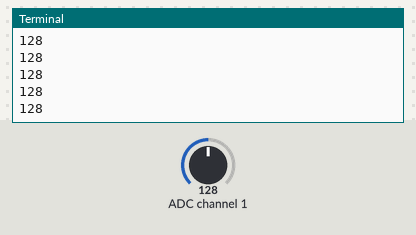
Bench run of a program on a simulated Raspberry Pi (BCM pin numbers). Shown: the last lines printed to the terminal. The test bench sets the inputs (shaded band); at power-on: ADC channel 1 = 128 (analog values on the 0–255 scale). Library files of the repository ran but are not shown: PCF8591.py.

Above: at 1.2 s.
1.3 s: ADC channel 1 set to 178
At 1.56 s:
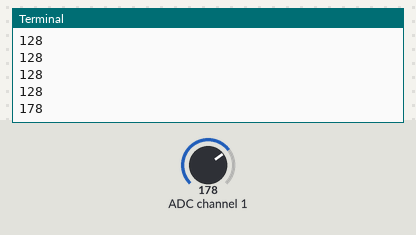
2.8 s: ADC channel 1 set to 224
At 2.97 s:
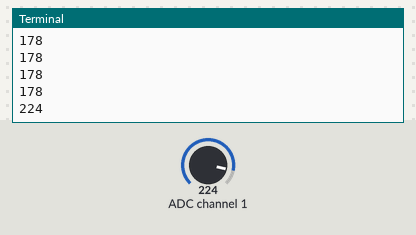
Timing chart, 0 to 5.8 s (numbered marks = the images above; inputs shaded):
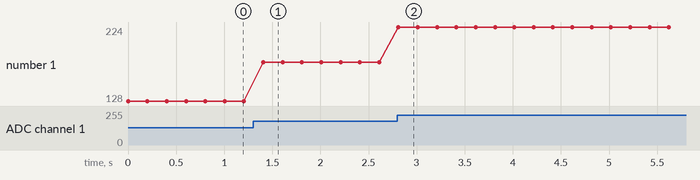

Measured:
- after the input at 1.3 s, the terminal: prints a new line after 0.11 s (image 1)
- after the input at 2.8 s, the terminal: prints a new line at once (image 2)
- plotted number 1: 128 → 178 after the input at 1.3 s, 178 → 224 after the input at 2.8 s

The program:

waterLevelTest.py
```python
#!/usr/bin/env python
# -*- coding: utf-8 -*-
#

import PCF8591 as ADC  # Import PCF8591 module
import time  # for delay in print statement
#WATER LEVEL SHOULD BE IN Ain1 in the converter thingy

def main(args):
    ADC.setup(0x48)  # idk tutorial made me do it
    try:
        while True:  # Continuously read and print
            print(ADC.read(1))  # assumes water level is in Ain1
            time.sleep(0.2)  # Delay of 0.2 seconds
    except KeyboardInterrupt:
        print("Exit")  # Exit on CTRL+C

if __name__ == '__main__':
    import sys
    sys.exit(main(sys.argv))
```
